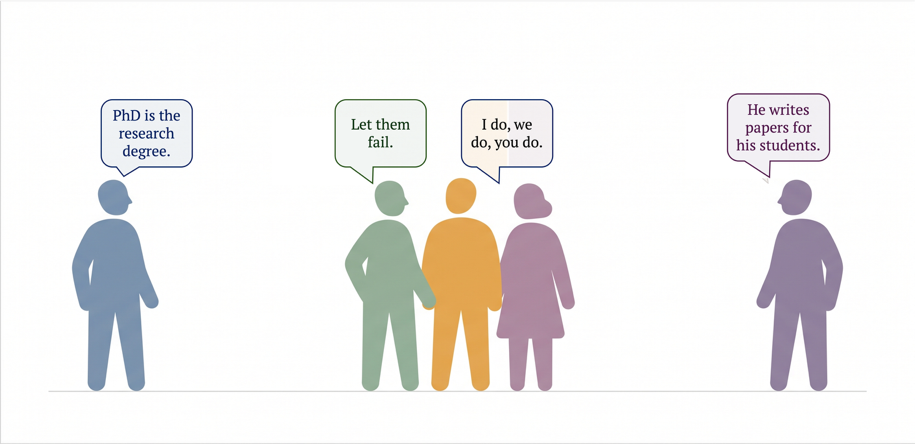
#> input picture bcce_2026_faculty_beliefs/assets/image1.png, 915 x 444 px
$ python make_assets.py
#> lines starting #> are read from the running program, lines starting #| are printed output that depends on the picture
#!/usr/bin/env python3
"""Build redesigned figure assets in the restrained B&W + flamingo palette."""
import os
from PIL import Image, ImageDraw, ImageFont

HERE = os.path.join(os.path.dirname(os.path.abspath(__file__)), "assets")
PINK = (0xF5, 0x62, 0x8C)
INK  = (0x17, 0x14, 0x11)
GRAY = (0x6B, 0x66, 0x60)
FAINT= (0xB2, 0xAC, 0xA3)
SERIF   = "/usr/share/fonts/truetype/liberation/LiberationSerif-Regular.ttf"
SERIFB  = "/usr/share/fonts/truetype/liberation/LiberationSerif-Bold.ttf"
SERIFI  = "/usr/share/fonts/truetype/liberation/LiberationSerif-Italic.ttf"
SANS    = "/usr/share/fonts/truetype/liberation/LiberationSans-Regular.ttf"
SANSB   = "/usr/share/fonts/truetype/liberation/LiberationSans-Bold.ttf"
def F(p,s): return ImageFont.truetype(p,s)

# ---------- 1. Desaturated speech-bubble opener ----------
src = Image.open(os.path.join(HERE, "image1.png")).convert("RGBA")
#> src is the input picture: PIL image 915x444 RGBA; mean R, G, B, A 240.1, 238.5, 237.6, 254.2
_w,_h = src.size
src = src.crop((4,4,_w-4,_h-4))            # strip the 1px edge frame
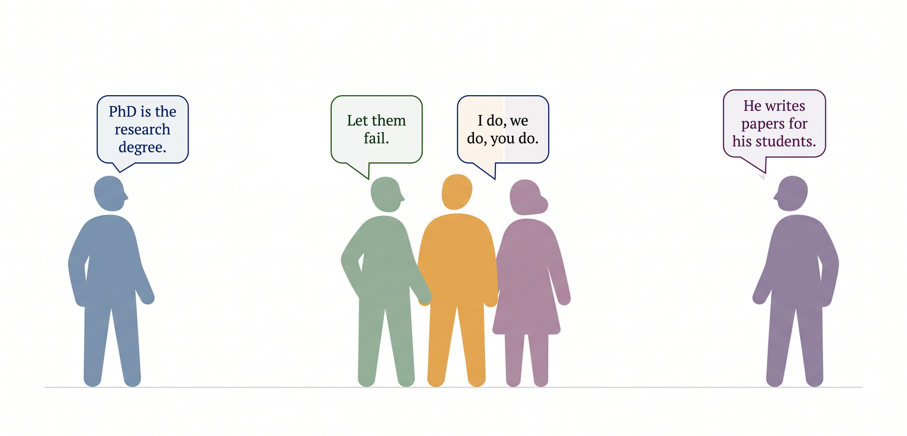
#> src: PIL image 907x436 RGBA; mean R, G, B, A 240.1, 238.4, 237.5, 255
gray = Image.new("RGBA", src.size, (0,0,0,0))
#> gray: PIL image 907x436 RGBA; every value is 0
px = src.load(); gp = gray.load()
w,h = src.size
#> w = 907; h = 436
for y in range(h):
    for x in range(w):
        r,g,b,a = px[x,y]
        lum = 0.299*r + 0.587*g + 0.114*b
        if a < 12 or lum > 228:        # drop background + near-white rim
            continue
        v = int(120 + (lum-120)*0.5)   # soft warm-gray silhouette
        v = max(70, min(205, v))
        gp[x,y] = (v, v-4, v-8, 255)
gray.save(os.path.join(HERE, "speech_bubbles_gray.png"))
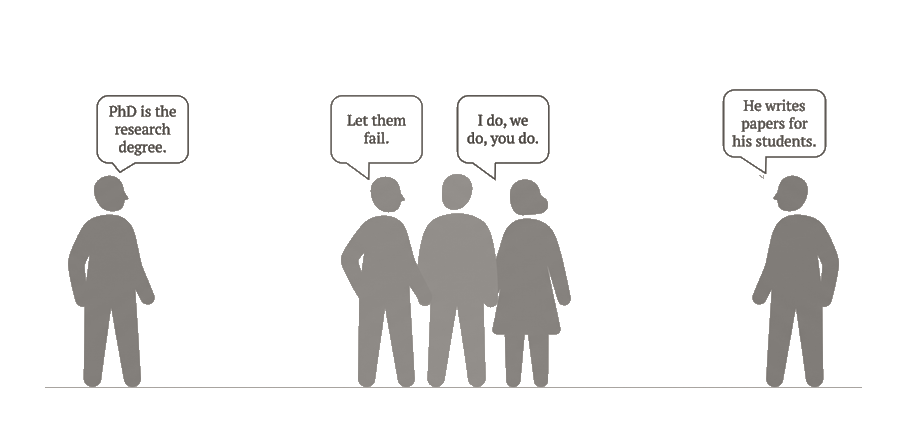
#> saved as speech_bubbles_gray.png: PIL image 907x436 RGBA; mean R, G, B, A 20.3, 19.7, 19.1, 37.9; transparent parts drawn white
print("saved speech_bubbles_gray.png")

# ---------- 2. Monochrome + flamingo boundary map ----------
W, H = 1560, 1740
img = Image.new("RGBA", (W,H), (0,0,0,0))
#> img: PIL image 1560x1740 RGBA; every value is 0
d = ImageDraw.Draw(img)

def arrow(draw, x0, x1, y, color, wgt=3, head=11):
    draw.line([(x0,y),(x1,y)], fill=color, width=wgt)
    for xx, dirn in ((x0,1),(x1,-1)):
        draw.polygon([(xx,y),(xx+dirn*head, y-head*0.7),(xx+dirn*head, y+head*0.7)], fill=color)

themes = [
    ("Theme 1", "The doctorate develops a self-directed scientist in service of the student’s goals",
     [("IC","answering existing questions","asking new questions"),
      ("UN","weight on independent science","weight on career preparation"),
      ("SG","career preparation as the defining purpose","career preparation as a minor benefit"),
      ("FE","independence largely reached by the PhD","the PhD as a foundation only")]),
    ("Theme 2", "Students learn by doing scaffolded research, shown in performance",
     [("LE","unsupported struggle is productive","struggle should be scaffolded"),
      ("LO","publication is a reliable indicator","publication is an unreliable indicator"),
      ("AV","active checking","calibrated trust")]),
    ("Theme 3", "Development is a shared responsibility within a two-way relationship",
     [("MB","hands-on mentoring","hands-off mentoring"),
      ("FA","faculty-guided development","self-directed development"),
      ("MP","motivation is innate","motivation is developed"),
      ("OE","affective growth is a high priority","affective growth is less essential"),
      ("RS","responsibility stays shared","responsibility fully transfers to the student"),
      ("SD","the capacity is built through initiative","the capacity is partly given")]),
    ("Theme 4", "Structure shapes advising and leaves gaps the program owns",
     [("PS","the evolved system mostly works","curricula and funding need real change"),
      ("GA","professional and career gaps","teaching as a gap")]),
]

f_intro = F(SERIFI, 30)
f_hd    = F(SERIFB, 30)
f_hdn   = F(SANSB, 24)
f_pole  = F(SERIF, 27)
f_tag   = F(SANSB, 21)

MX = 40
AX0, AX1 = 470, W-MX          # axis column
d.text((MX, 20), "Within each shared theme, faculty differ along the axes below.",
       font=f_intro, fill=GRAY)
d.text((MX, 58), "Each axis names the two poles of variation; nothing is plotted on it.",
       font=f_intro, fill=FAINT)

y = 130
for (tn, prop, rows) in themes:
    # header bar
    barh = 58
    d.rectangle([MX, y, W-MX, y+barh], fill=INK)
    d.text((MX+18, y+10), tn+".", font=f_hdn, fill=PINK)
    # wrap prop if long
    tw = d.textbbox((0,0), prop, font=f_hd)[2]
    d.text((MX+18+d.textbbox((0,0),tn+".  ",font=f_hdn)[2], y+13), prop, font=f_hd, fill=(255,255,255))
    y += barh + 26
    for (tag, lp, rp) in rows:
        ay = y + 6
        arrow(d, AX0, AX1, ay, PINK, wgt=3, head=11)
        # code tag at far left
        d.text((MX+6, ay-16), tag, font=f_tag, fill=GRAY)
        # poles under the arrow
        d.text((AX0, ay+12), lp, font=f_pole, fill=INK)
        rpw = d.textbbox((0,0), rp, font=f_pole)[2]
        d.text((AX1-rpw, ay+12), rp, font=f_pole, fill=INK)
        y += 78
    y += 22
#> this loop made 4 passes
#> tw on passes 1 to 4: 999, 860, 880, 776
#> after the loop, y = 1724

img = img.crop((0,0,W, min(H, y+10)))
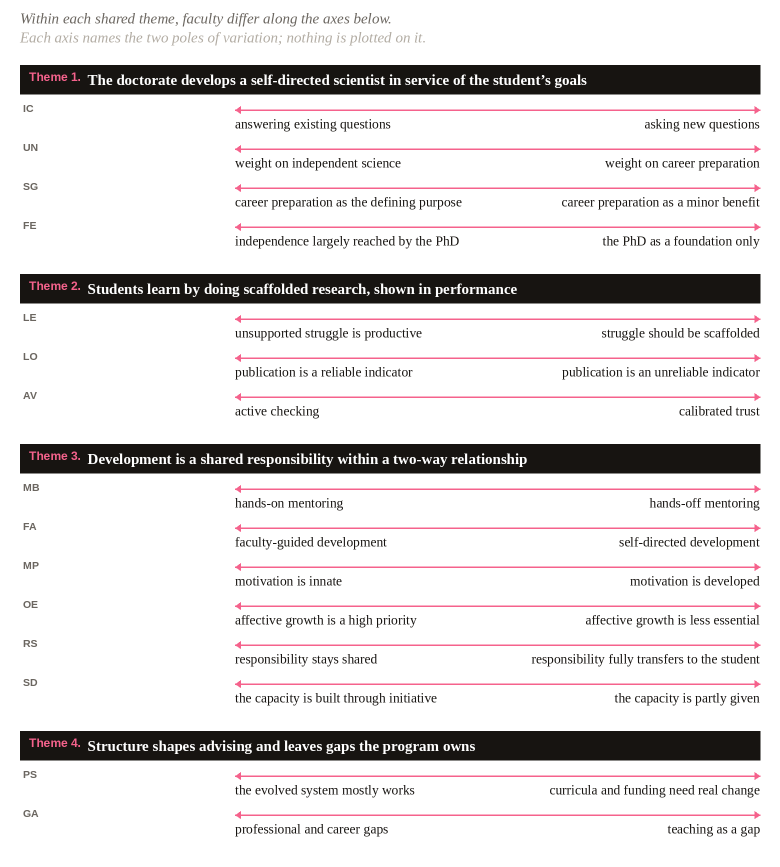
#> img: PIL image 1560x1734 RGBA (shown at 1/2 size); mean R, G, B, A 11.1, 7.9, 8.2, 42.8; transparent parts drawn white
img.save(os.path.join(HERE, "boundary_map_v2.png"))
print("saved boundary_map_v2.png", img.size)
#| saved boundary_map_v2.png (1560, 1734)

$ run again, with bcce_2026_faculty_beliefs/assets/bg_texture.png copied over bcce_2026_faculty_beliefs/assets/image1.png
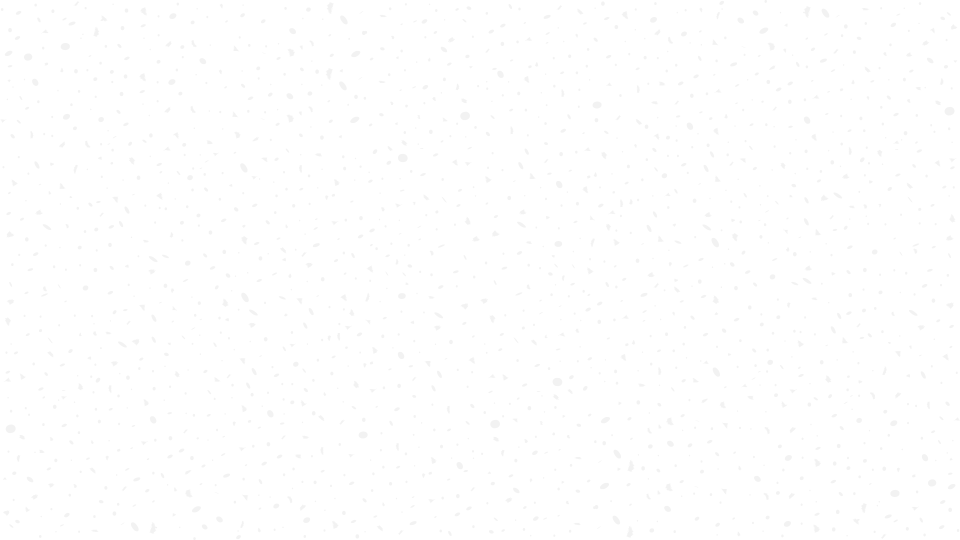
#> input picture bcce_2026_faculty_beliefs/assets/bg_texture.png, 1920 x 1080 px (shown at 1/2 size)
#> src is the input picture: PIL image 1920x1080 RGBA; mean R, G, B, A 0, 0, 0, 0.426
#> src: PIL image 1912x1072 RGBA
#> gray: PIL image 1912x1072 RGBA; every value is 0
#> `gray.save(os.path.join(HERE, "speech_bubbles_gray.png"))`:
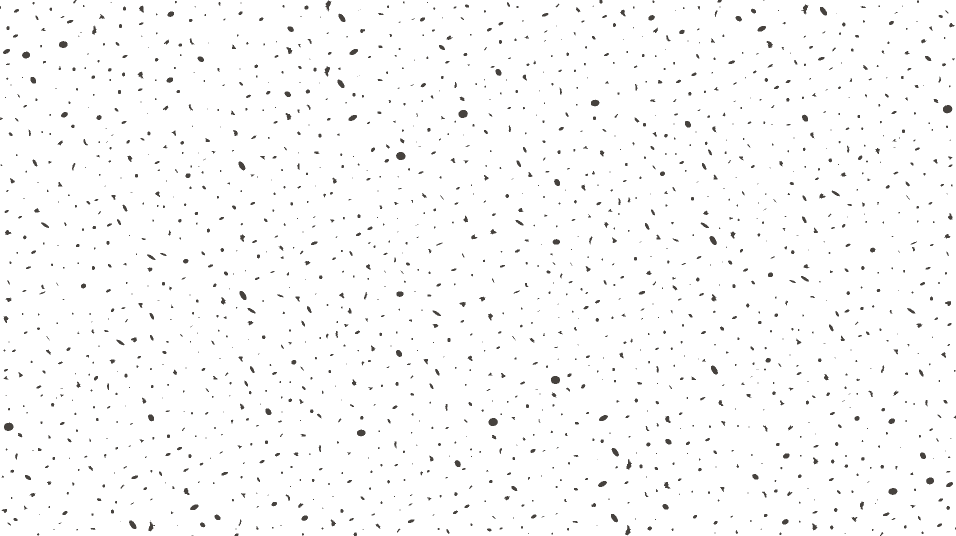
#> saved as speech_bubbles_gray.png: PIL image 1912x1072 RGBA (shown at 1/2 size); mean R, G, B, A 1.7, 1.6, 1.5, 6.4; transparent parts drawn white
#> the loop `for (tn, prop, rows) in themes:` made 4 passes
#> tw on passes 1 to 4: 999, 860, 880, 776
#> after the loop `for (tn, prop, rows) in themes:`: y = 1724
#| saved boundary_map_v2.png (1560, 1734)

$ run again, with bcce_2026_faculty_beliefs/assets/theme_boundary_map.png copied over bcce_2026_faculty_beliefs/assets/image1.png
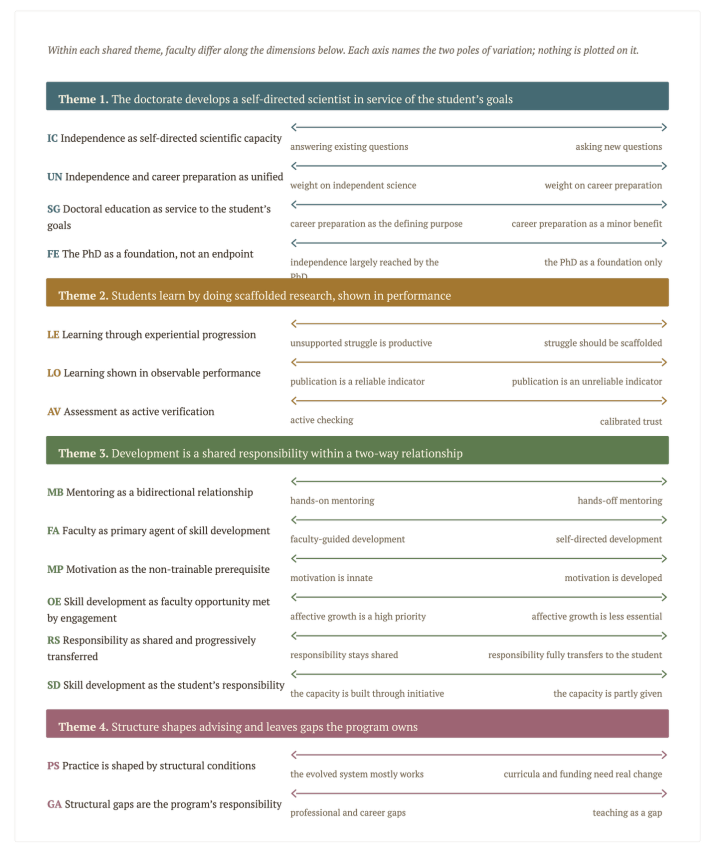
#> input picture bcce_2026_faculty_beliefs/assets/theme_boundary_map.png, 1430 x 1723 px (shown at 1/2 size)
#> src is the input picture: PIL image 1430x1723 RGBA; mean R, G, B, A 20.3, 18.8, 15, 38.8
#> `src = src.crop((4,4,_w-4,_h-4))`:
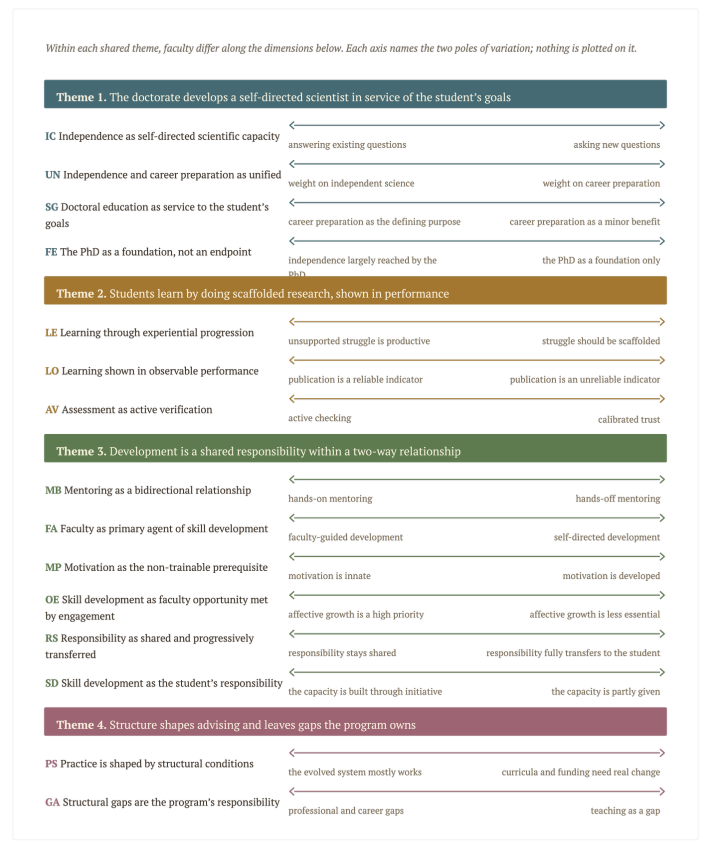
#> src: PIL image 1422x1715 RGBA (shown at 1/2 size); mean R, G, B, A 20.5, 19, 15.1, 39.2; transparent parts drawn white
#> gray: PIL image 1422x1715 RGBA; every value is 0
#> `gray.save(os.path.join(HERE, "speech_bubbles_gray.png"))`:
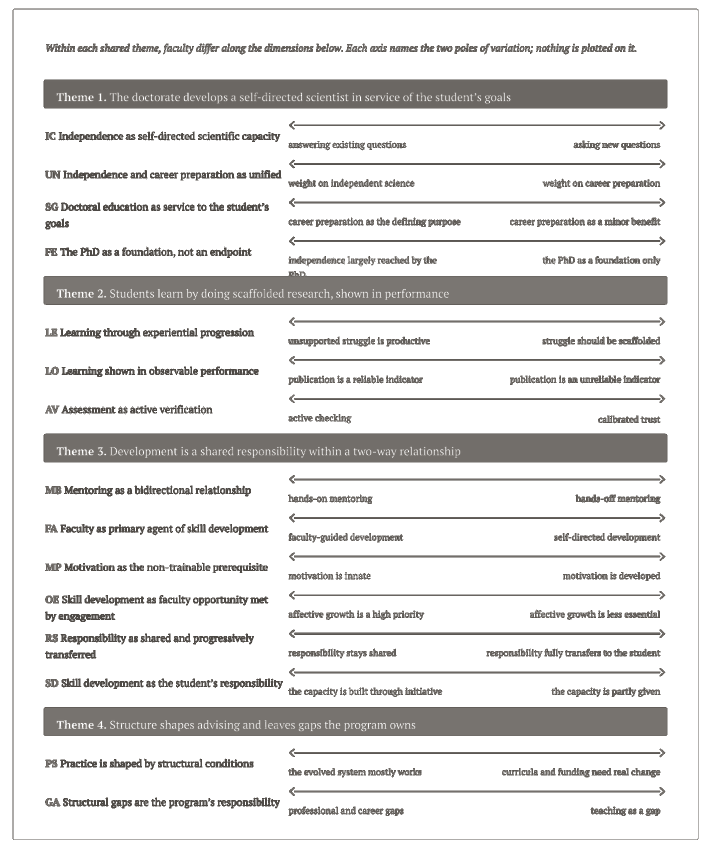
#> saved as speech_bubbles_gray.png: PIL image 1422x1715 RGBA (shown at 1/2 size); mean R, G, B, A 20.6, 19.8, 19, 49.1; transparent parts drawn white
#> the loop `for (tn, prop, rows) in themes:` made 4 passes
#> tw on passes 1 to 4: 999, 860, 880, 776
#> after the loop `for (tn, prop, rows) in themes:`: y = 1724
#| saved boundary_map_v2.png (1560, 1734)
